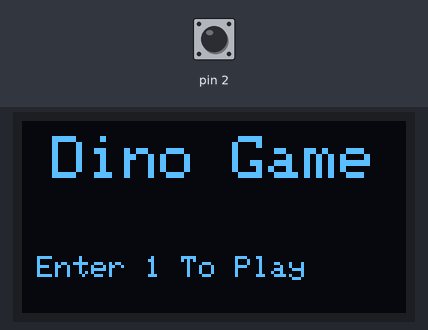
The sketch below on a simulated Arduino Uno, built with avr-gcc and run on an emulated ATmega328P. Shown: 128×64 one-colour display. The test bench sets the inputs (shaded band); at power-on: pin 2 HIGH. Random numbers use the default seed unless the sketch sets one. At 0.4 s the program stops and its outputs stay as they are.

Above: at 0.22 s.

The sketch:

dino_work.ino
```cpp
#include <Wire.h>
#include <Adafruit_GFX.h>
#include <Adafruit_SSD1306.h>

// ДЕФАЙНЫ ДЛЯ ИГРОВЫХ ОБЪЕКТОВ

#define DINO_WIDTH 25 // размеры
#define DINO_HEIGHT 26
#define DINO_INIT_X 10 // Спавн динозавика
#define DINO_INIT_Y 29 // Спавн динозавика

#define BASE_LINE_X 0
#define BASE_LINE_Y 54
#define BASE_LINE_X1 127
#define BASE_LINE_Y1 54

#define TREE1_WIDTH 11
#define TREE1_HEIGHT 23

#define TREE2_WIDTH 22
#define TREE2_HEIGHT 23

#define TREE_Y 35

#define JUMP_PIXEL 22 // высота прыжка в пикселях
Adafruit_SSD1306 display(128, 64, &Wire, -1);


static const unsigned char PROGMEM dino1[]={
  // 'dino', 25x26px
0x00, 0x00, 0x00, 0x00, 0x00, 0x07, 0xfe, 0x00, 0x00, 0x06, 0xff, 0x00, 0x00, 0x0e, 0xff, 0x00,
0x00, 0x0f, 0xff, 0x00, 0x00, 0x0f, 0xff, 0x00, 0x00, 0x0f, 0xff, 0x00, 0x00, 0x0f, 0xc0, 0x00,
0x00, 0x0f, 0xfc, 0x00, 0x40, 0x0f, 0xc0, 0x00, 0x40, 0x1f, 0x80, 0x00, 0x40, 0x7f, 0x80, 0x00,
0x60, 0xff, 0xe0, 0x00, 0x71, 0xff, 0xa0, 0x00, 0x7f, 0xff, 0x80, 0x00, 0x7f, 0xff, 0x80, 0x00,
0x7f, 0xff, 0x80, 0x00, 0x3f, 0xff, 0x00, 0x00, 0x1f, 0xff, 0x00, 0x00, 0x0f, 0xfe, 0x00, 0x00,
0x03, 0xfc, 0x00, 0x00, 0x01, 0xdc, 0x00, 0x00, 0x01, 0x8c, 0x00, 0x00, 0x01, 0x8c, 0x00, 0x00,
0x01, 0x0c, 0x00, 0x00, 0x01, 0x8e, 0x00, 0x00
};

static const unsigned char PROGMEM tree1[]={
  // 'tree1', 11x23px
0x1e, 0x00, 0x1f, 0x00, 0x1f, 0x40, 0x1f, 0xe0, 0x1f, 0xe0, 0xdf, 0xe0, 0xff, 0xe0, 0xff, 0xe0,
0xff, 0xe0, 0xff, 0xe0, 0xff, 0xe0, 0xff, 0xe0, 0xff, 0xc0, 0xff, 0x00, 0xff, 0x00, 0x7f, 0x00,
0x1f, 0x00, 0x1f, 0x00, 0x1f, 0x00, 0x1f, 0x00, 0x1f, 0x00, 0x1f, 0x00, 0x1f, 0x00
};

static const unsigned char PROGMEM tree2[]={
  // 'tree2', 22x23px
0x1e, 0x01, 0xe0, 0x1f, 0x03, 0xe0, 0x1f, 0x4f, 0xe8, 0x1f, 0xff, 0xfc, 0x1f, 0xff, 0xfc, 0xdf,
0xff, 0xfc, 0xff, 0xff, 0xfc, 0xff, 0xff, 0xfc, 0xff, 0xff, 0xfc, 0xff, 0xff, 0xfc, 0xff, 0xff,
0xfc, 0xff, 0xef, 0xfc, 0xff, 0x83, 0xfc, 0xff, 0x03, 0xfc, 0xff, 0x03, 0xf8, 0x7f, 0x03, 0xe0,
0x1f, 0x03, 0xe0, 0x1f, 0x03, 0xe0, 0x1f, 0x03, 0xe0, 0x1f, 0x03, 0xe0, 0x1f, 0x03, 0xe0, 0x1f,
0x03, 0xe0, 0x1f, 0x03, 0xe0
};

void setup()
{
  Serial.begin(9600);

  if(!display.begin(SSD1306_SWITCHCAPVCC, 0x3C)) {
    Serial.println(F("SSD1306 allocation failed"));
    for(;;); // Don't proceed, loop forever
  }

  display.clearDisplay();
    //==bad intro==
  introMessage();
    //кнопОчка на старт
  while(digitalRead(2) == 0);
  delay(300);
  play();
}

void loop()
{
}

// экран приветсвия
void introMessage(){
  display.setTextSize(2);
  display.setTextColor(SSD1306_WHITE);
  display.setCursor(10,5);
  display.println("Dino Game");


  display.setTextSize(1);

  display.setCursor(5,45);
  display.println("Enter 1 To Play ");

  display.display();
}

// прыжки динозашки
void moveDino(int y, int type=0)
{
  display.drawBitmap(DINO_INIT_X, y, dino1, DINO_WIDTH, DINO_HEIGHT, SSD1306_WHITE);
}

// Движ деревьев
void moveTree(int x, int type=0)
{
  if(type==0)
  {
    display.drawBitmap(x, TREE_Y, tree1, TREE1_WIDTH, TREE1_HEIGHT, SSD1306_WHITE);
  }
  else if(type==1){
    display.drawBitmap(x, TREE_Y, tree2, TREE2_WIDTH, TREE2_HEIGHT, SSD1306_WHITE);
  }
}

// Экран на смерть
void gameOver(int score=0)
{
  display.clearDisplay();

  display.setTextSize(2);             // x2  масштаб
  display.setTextColor(SSD1306_WHITE);
  display.setCursor(10,5);
  display.println("Game Over");


  display.setTextSize(1);

  display.setCursor(10,30);
  display.print("Score: ");
  display.print(score);


  display.setCursor(1,45);
  display.println("Go cry like a child");

  display.display();
}

// Вывод очков
void displayScore(int score)
{
  display.setTextSize(1);
  display.setCursor(64,10);
  display.print("Score: ");
  display.print(score);
}

// Основаная функция игры
void play()
{
  int tree_x=127;
  int tree1_x=195;
  int tree_type = random(0,2);
  int tree_type1 = random(0,2);

  int dino_y = DINO_INIT_Y;
  int jump=0;

  int score=0;

  while(true)
  {
    display.clearDisplay();

    // прыжок...

    if(tree_x <= (DINO_INIT_X+DINO_WIDTH) && tree_x >= (DINO_INIT_X+(DINO_WIDTH/2)))
    {
      if(dino_y>=(DINO_INIT_Y-3))
      {
        //...
      }
    }

    if(tree1_x <= (DINO_INIT_X+DINO_WIDTH) && tree1_x >= (DINO_INIT_X+(DINO_WIDTH/2)))
    {
      if(dino_y>=(DINO_INIT_Y-3))
      {
        //...
      }
    }

    displayScore(score);
    moveTree(tree_x,tree_type);
    moveTree(tree1_x,tree_type1);
    moveDino(dino_y);
    display.drawLine(0, 54, 127, 54, SSD1306_WHITE);

    //move all shit...


    //respawn if out of screen...


    display.display();
  }

  Serial.println("Game Over");
  gameOver(score);
}
```
